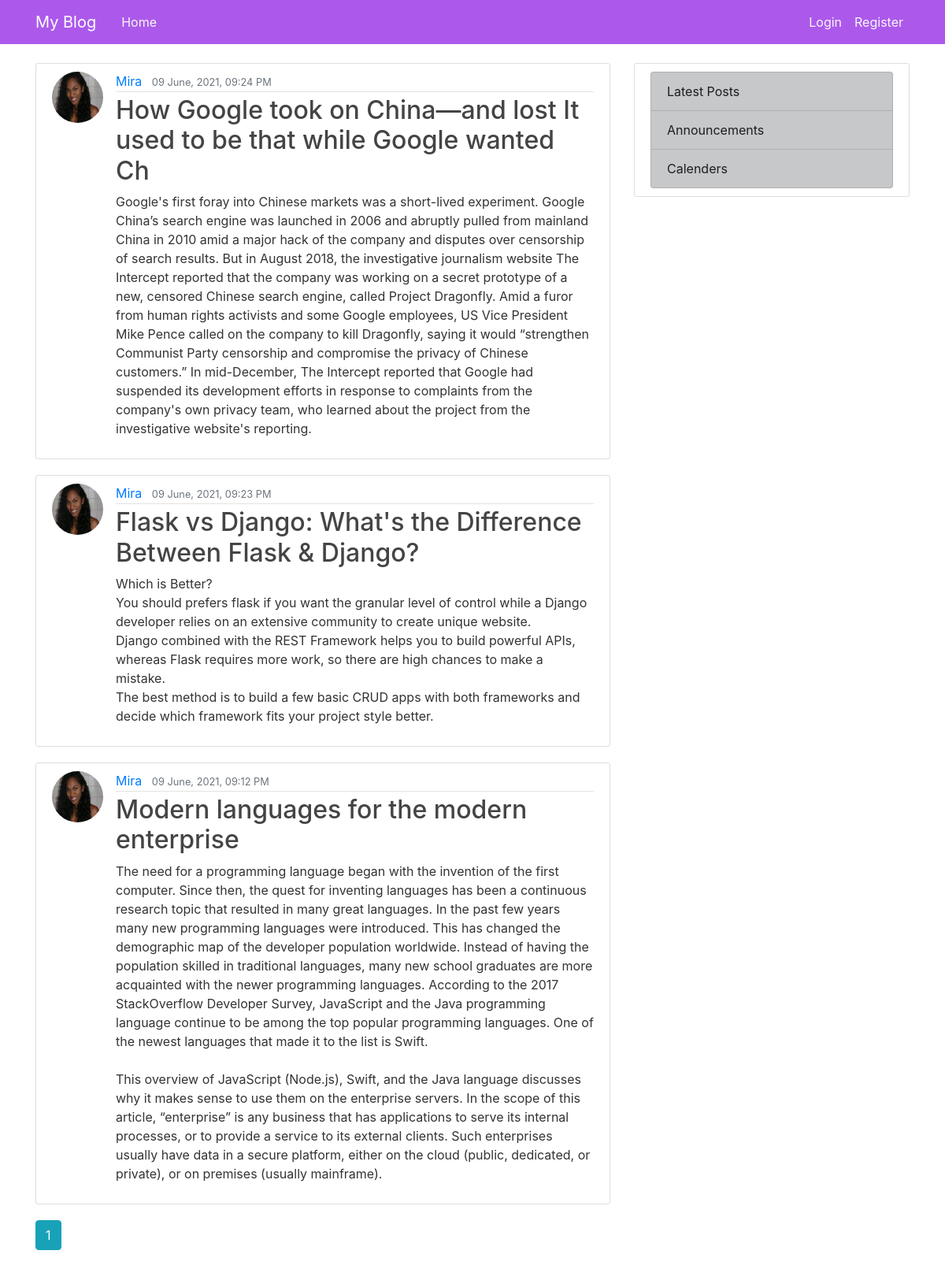
The page /home on the database its author committed.
### flaskblog/models.py (models this page shows, shortened)
class Post(db.Model):
    id = db.Column(db.Integer, primary_key=True)
    title = db.Column(db.String(100), nullable=False)
    date_posted = db.Column(db.DateTime, nullable=False, default=datetime.utcnow)
    content = db.Column(db.Text, nullable=False)
    user_id = db.Column(db.Integer, db.ForeignKey('user.id'), nullable=False)

class User(db.Model, UserMixin):
    id = db.Column(db.Integer, primary_key=True)
    username = db.Column(db.String(20), unique=True, nullable=False)
    email = db.Column(db.String(120), unique=True, nullable=False)
    image_file = db.Column(db.String(20), nullable=False, default='default.jpg')
    password = db.Column(db.String(60), nullable=False)
    about_me = db.Column(db.String(140))
    posts = db.relationship('Post', backref='author', lazy=True)
    followed = db.relationship(
        'User', secondary=followers,
        primaryjoin=(followers.c.follower_id == id),
        secondaryjoin=(followers.c.followed_id == id),
        backref=db.backref('followers', lazy='dynamic'), lazy='dynamic')

### flaskblog/routes.py (the view)
@app.route("/")
@app.route("/home")
def home():
    page = request.args.get('page', 1, type=int)
    posts = Post.query.order_by(Post.date_posted.desc()).paginate(page=page, per_page=4)
    return render_template('home.html', posts=posts)

### flaskblog/templates/home.html
{% extends "layout.html" %}
{% block content %}
    {% for post in posts.items %}
        <article class="media content-section">
          <img class="rounded-circle article-img" src="{{ url_for('static', filename='profile_pics/' + post.author.image_file) }}">
          <div class="media-body">
            <div class="article-metadata">
              <a class="mr-2" href="{{ url_for('user_posts', username=post.author.username) }}">{{ post.author.username }}</a>
              <small class="text-muted">{{ post.date_posted.strftime('%d %B, %Y, %I:%M %p'  ) }}</small>
            </div>
            <h2><a class="article-title" href="{{ url_for('post', post_id=post.id) }}">{{ post.title }}</a></h2>
            <p class="article-content">{{ post.content }}</p>
          </div>
        </article>
    {% endfor %}
    {% for page_num in posts.iter_pages(left_edge=1, right_edge=1, left_current=1, right_current=2) %}
      {% if page_num %}
        {% if posts.page == page_num %}
          <a class="btn btn-info mb-4" href="{{ url_for('home', page=page_num) }}">{{ page_num }}</a>
        {% else %}
          <a class="btn btn-outline-info mb-4" href="{{ url_for('home', page=page_num) }}">{{ page_num }}</a>
        {% endif %}
      {% else %}
        ...
      {% endif %}
    {% endfor %}
{% endblock content %}

### flaskblog/templates/layout.html (shortened to what this page needs)
<!DOCTYPE html>
<html>
<head>
    <link rel="stylesheet" href="https://maxcdn.bootstrapcdn.com/bootstrap/4.0.0/css/bootstrap.min.css">
    <link rel="stylesheet" type="text/css" href="{{ url_for('static', filename='main.css') }}">
</head>
<body>
    <header class="site-header">
      <nav class="navbar navbar-expand-md navbar-dark bg-steel fixed-top">
        <div class="container">
          <a class="navbar-brand mr-4" href="/">My Blog</a>
          <div class="collapse navbar-collapse" id="navbarToggle">
            <div class="navbar-nav mr-auto">
              <a class="nav-item nav-link" href="{{ url_for('home') }}">Home</a>
            </div>
            <div class="navbar-nav">
              {% if current_user.is_authenticated %}
              <a class="nav-item nav-link" href="{{ url_for('new_post') }}">New Post</a>
                <a class="nav-item nav-link" href="{{ url_for('user_profile', username=current_user.username) }}">Account</a>
                <a class="nav-item nav-link" href="{{ url_for('logout') }}">Logout</a>
              {% else %}
                <a class="nav-item nav-link" href="{{ url_for('login') }}">Login</a>
                <a class="nav-item nav-link" href="{{ url_for('register') }}">Register</a>
              {% endif %}
            </div>
          </div>
        </div>
      </nav>
    </header>
    <main role="main" class="container">
      <div class="row">
        <div class="col-md-8">
          {% block content %}{% endblock %}
        </div>
        <div class="col-md-4">
          <div class="content-section">
            <div class="list-group">
              <a href="{{ url_for('home') }}" class="list-group-item list-group-item-action list-group-item-dark">Latest Posts</a>
              <a href="#" class="list-group-item list-group-item-action list-group-item-dark">Announcements</a>
              <a href="#" class="list-group-item list-group-item-action list-group-item-dark">Calenders</a>
            </div>
          </div>
        </div>
      </div>
    </main>
</body>
</html>

### flaskblog/static/main.css (style rules this page uses)
body { background: #ffffff; color: #333333; margin-top: 5rem; }
h1, h2, h3, h4, h5, h6 { color: #444444; }
.bg-steel { background-color: #ac59eb; }
.site-header .navbar-nav .nav-link { color: #f7f7f7; }
.content-section { background: #ffffff; padding: 10px 20px; border: 1px solid #dddddd; border-radius: 3px; margin-bottom: 20px; }
.article-title { color: #444444; }
.article-content { white-space: pre-line; }
.article-img { height: 65px; width: 65px; margin-right: 16px; }
.article-metadata { padding-bottom: 1px; margin-bottom: 4px; border-bottom: 1px solid #e3e3e3 }

### rows shown on the page
Post: image_file (picture), author.username "Mira", date_posted "09 June, 2021, 09:24 PM", title "How Google took on China—and lost It used to be that while Google wanted Ch", content "Google's first foray into Chinese markets was a short-lived experiment. Google China’s search engine was launched in 2006 and abruptly pulled from mainland China in 2010 amid a major hack of the company and disputes over censorship of search results. But in August 2018, the investigative journalism website The Intercept reported that the company was working on a secret prototype of a new, censored Chinese search engine, called Project Dragonfly. Amid a furor from human rights activists and some Google employees, US Vice President Mike Pence called on the company to kill Dragonfly, saying it would “strengthen Communist Party censorship and compromise the privacy of Chinese customers.” In…"
Post: image_file (picture), author.username "Mira", date_posted "09 June, 2021, 09:23 PM", title "Flask vs Django: What's the Difference Between Flask & Django?", content "Which is Better? You should prefers flask if you want the granular level of control while a Django developer relies on an extensive community to create unique website. Django combined with the REST Framework helps you to build powerful APIs, whereas Flask requires more work, so there are high chances to make a mistake. The best method is to build a few basic CRUD apps with both frameworks and decide which framework fits your project style better."
Post: image_file (picture), author.username "Mira", date_posted "09 June, 2021, 09:12 PM", title "Modern languages for the modern enterprise", content "The need for a programming language began with the invention of the first computer. Since then, the quest for inventing languages has been a continuous research topic that resulted in many great languages. In the past few years many new programming languages were introduced. This has changed the demographic map of the developer population worldwide. Instead of having the population skilled in traditional languages, many new school graduates are more acquainted with the newer programming languages. According to the 2017 StackOverflow Developer Survey, JavaScript and the Java programming language continue to be among the top popular programming languages. One of the newest languages that made…"

### other values the page prints
{{ page_num }} "1"
